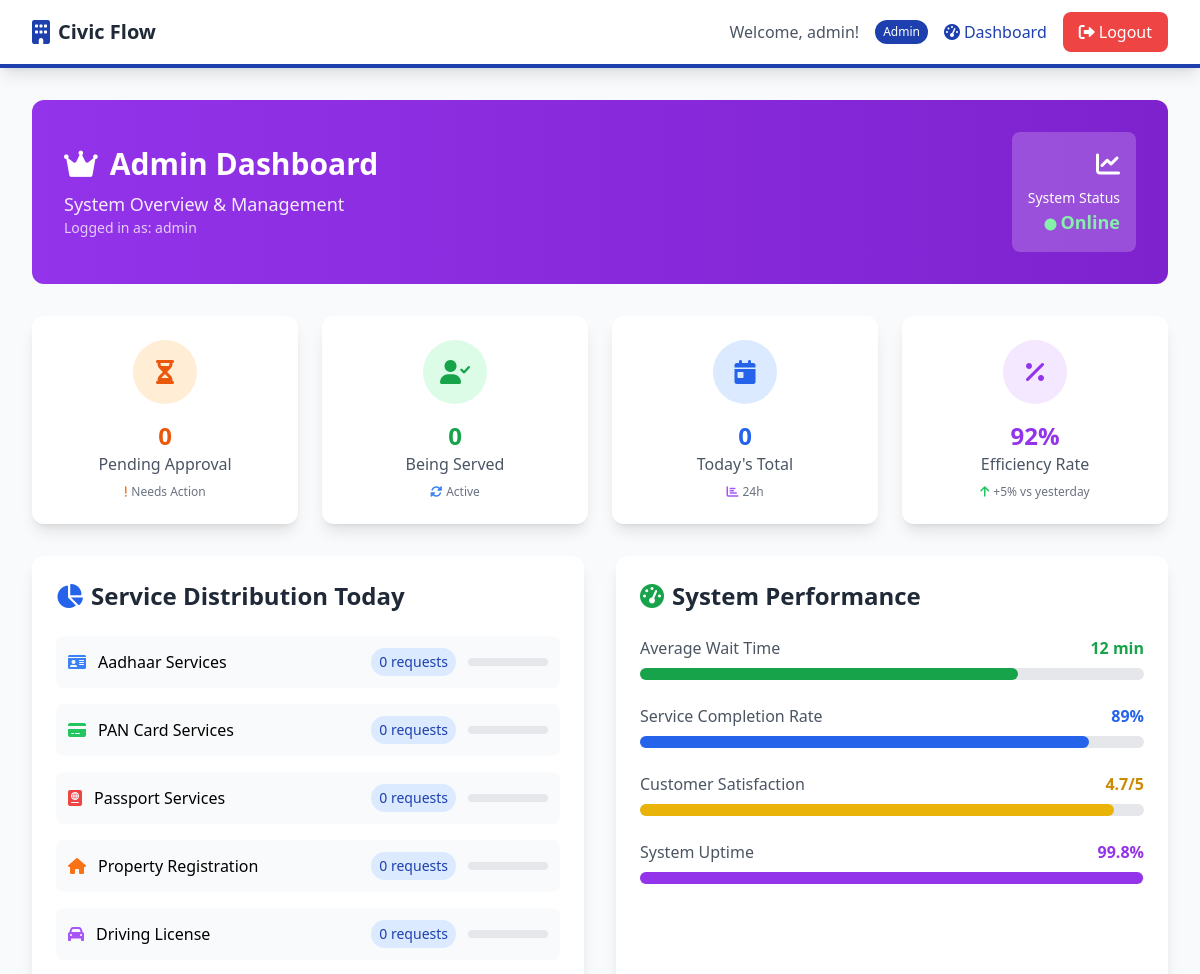
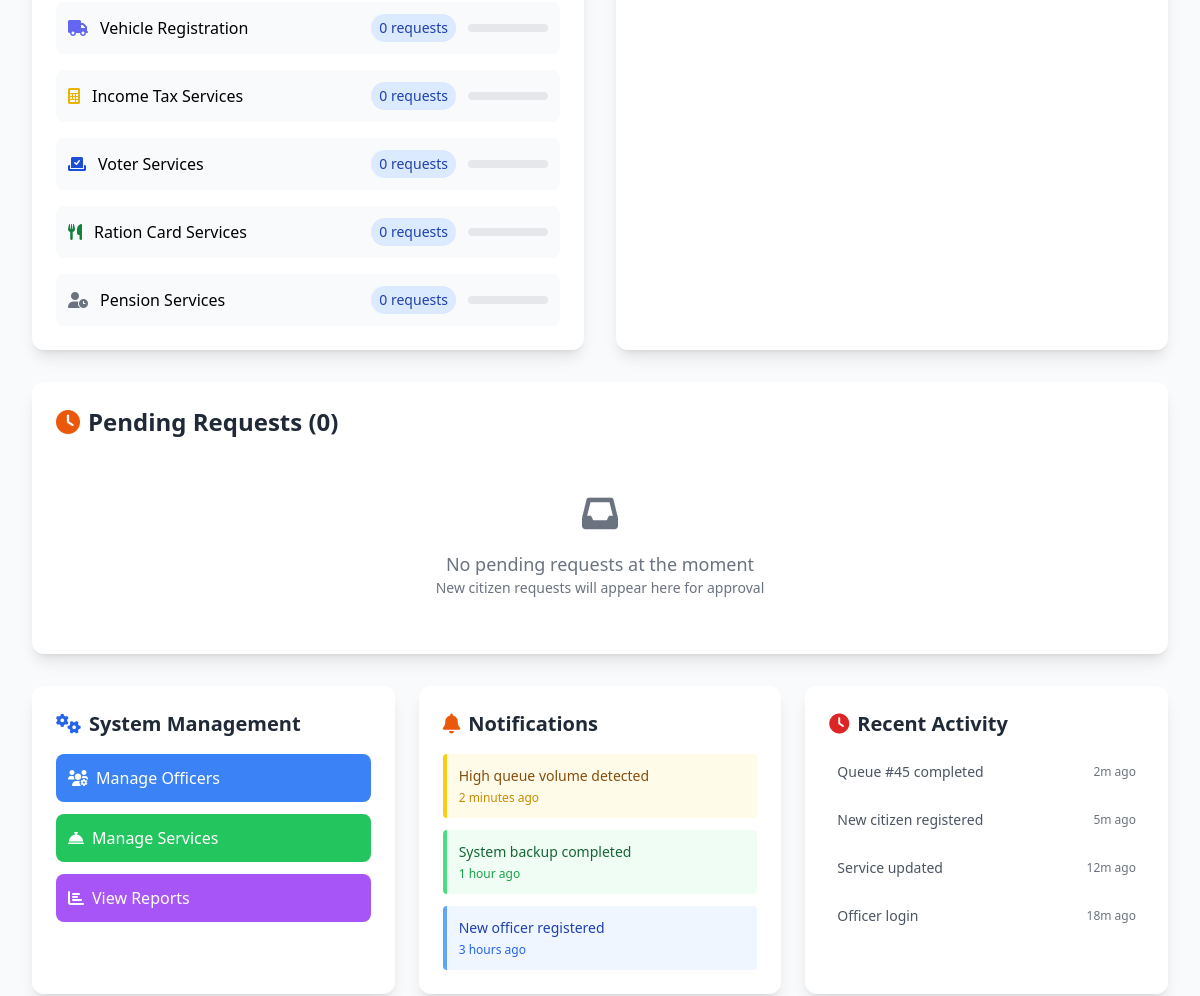
The page /dashboard (signed in, upper part) on the database as committed earlier (2 pictures, top to bottom).
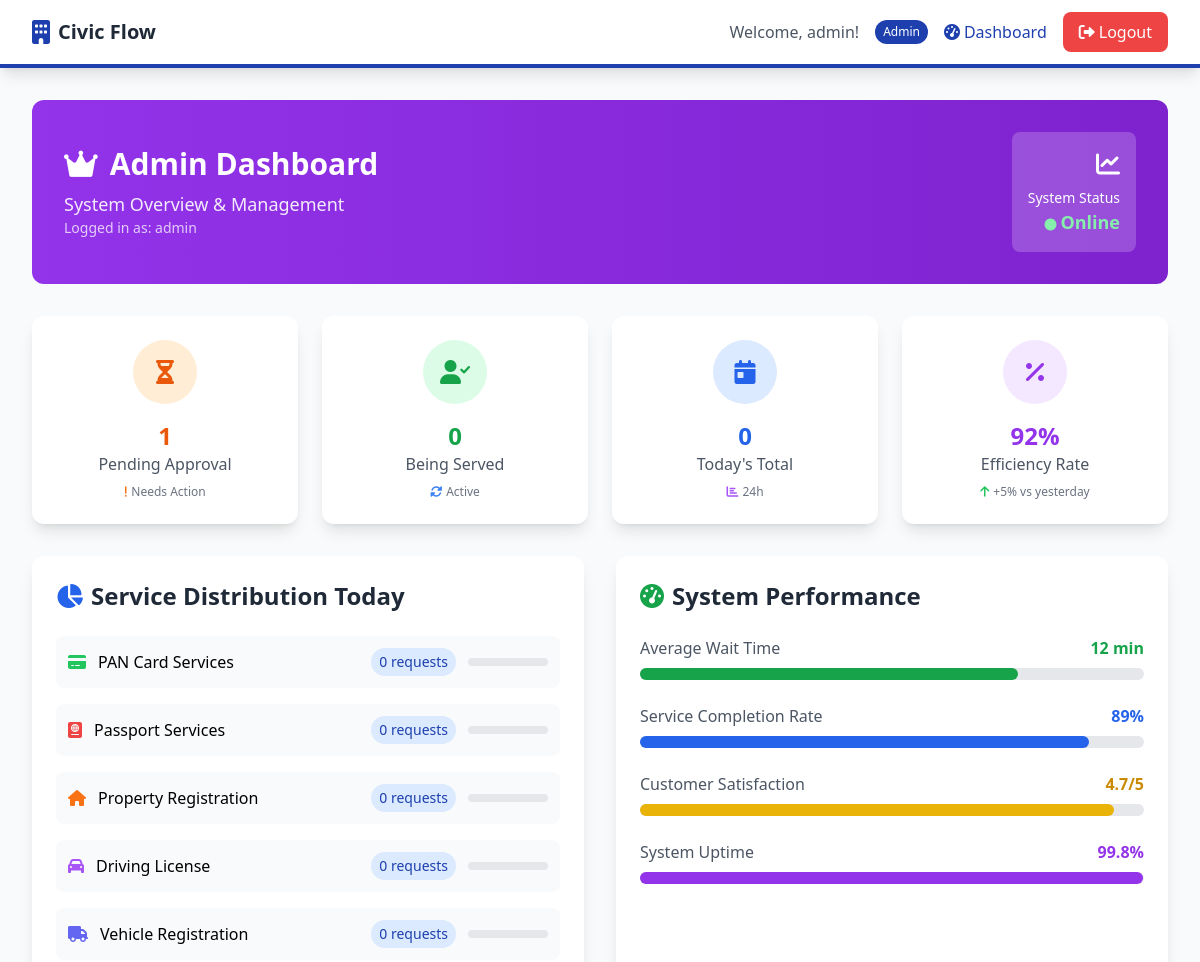
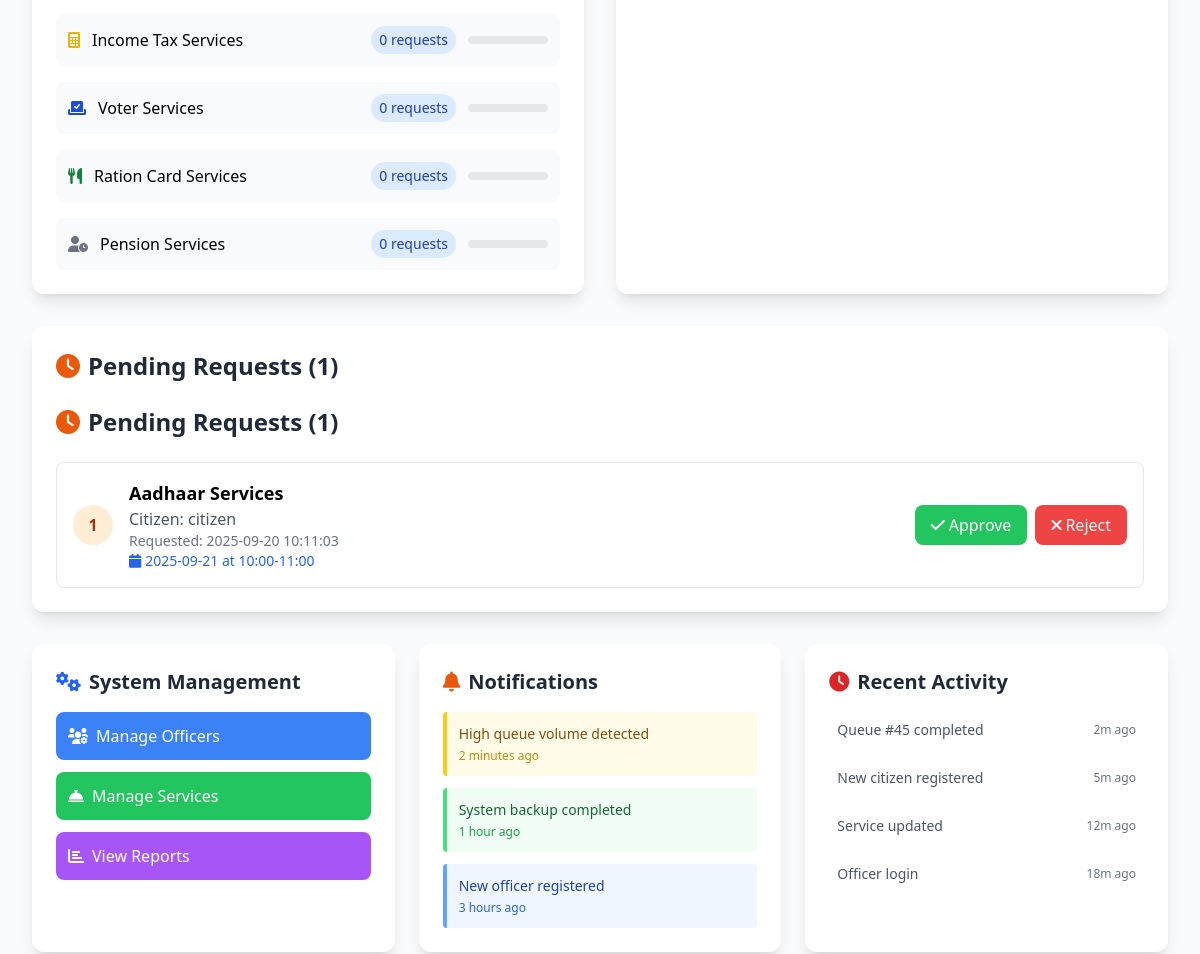
The same page on the database as committed later (2 pictures, top to bottom).
### tables this page shows
CREATE TABLE services (
        id INTEGER PRIMARY KEY AUTOINCREMENT,
        name TEXT NOT NULL,
        description TEXT,
        estimated_time INTEGER DEFAULT 15,
        is_active BOOLEAN DEFAULT 1
    );

CREATE TABLE queue (
        id INTEGER PRIMARY KEY AUTOINCREMENT,
        user_id INTEGER,
        service_id INTEGER,
        queue_number INTEGER,
        status TEXT DEFAULT 'waiting',
        priority INTEGER DEFAULT 0,
        created_at TIMESTAMP DEFAULT CURRENT_TIMESTAMP,
        served_at TIMESTAMP,
        officer_id INTEGER, preferred_date TEXT, preferred_time TEXT, validation_token TEXT,
        FOREIGN KEY (user_id) REFERENCES users (id),
        FOREIGN KEY (service_id) REFERENCES services (id),
        FOREIGN KEY (officer_id) REFERENCES users (id)
    );

CREATE TABLE users (
        id INTEGER PRIMARY KEY AUTOINCREMENT,
        username TEXT UNIQUE NOT NULL,
        email TEXT UNIQUE NOT NULL,
        password TEXT NOT NULL,
        role TEXT DEFAULT 'citizen',
        created_at TIMESTAMP DEFAULT CURRENT_TIMESTAMP
    );

### app.py (the view, shortened to what this page needs)
@app.route('/dashboard')
@login_required
def dashboard():
    conn = sqlite3.connect('civic_flow.db')
    c = conn.cursor()
    if session['role'] == 'admin':
        c.execute('SELECT COUNT(*) FROM queue WHERE status = "pending"')
        pending_count = c.fetchone()[0]
        c.execute('SELECT COUNT(*) FROM queue WHERE status = "waiting"')
        waiting_count = c.fetchone()[0]
        c.execute('SELECT COUNT(*) FROM queue WHERE status = "serving"')
        serving_count = c.fetchone()[0]
        c.execute('SELECT COUNT(*) FROM queue WHERE DATE(created_at) = DATE("now")')
        today_count = c.fetchone()[0]
        c.execute('''SELECT q.id, q.queue_number, s.name, u.username, q.created_at, q.status, q.preferred_date, q.preferred_time
                     FROM queue q
                     JOIN services s ON q.service_id = s.id
                     JOIN users u ON q.user_id = u.id
                     WHERE q.status = "pending"
                     ORDER BY q.created_at ASC''')
        pending_requests = c.fetchall()
        c.execute('''SELECT s.name, COUNT(q.id) as count
                     FROM services s LEFT JOIN queue q ON s.id = q.service_id
                     WHERE DATE(q.created_at) = DATE("now") OR q.created_at IS NULL
                     GROUP BY s.id, s.name''')
        service_stats = c.fetchall()
        conn.close()
        return render_template('admin_dashboard.html',
                             pending_count=pending_count,
                             waiting_count=waiting_count,
                             serving_count=serving_count,
                             today_count=today_count,
                             pending_requests=pending_requests,
                             service_stats=service_stats)

### app.py (called while the page is built)
def login_required(f):
    @wraps(f)
    def decorated_function(*args, **kwargs):
        if 'user_id' not in session:
            return redirect(url_for('login'))
        return f(*args, **kwargs)
    return decorated_function

### templates/admin_dashboard.html (shortened to what the changed rows need)
{% extends "base.html" %}
{% block content %}
<div class="animate-fade-in">
    <div class="bg-gradient-to-r from-purple-600 to-purple-700 text-white rounded-xl p-8 mb-8">
        <div class="flex items-center justify-between">
            <div>
                <h1 class="text-3xl font-bold mb-2">
                    <i class="fas fa-crown mr-3"></i>Admin Dashboard
                </h1>
            </div>
        </div>
    </div>
    <div class="grid md:grid-cols-4 gap-6 mb-8">
        <div class="bg-white rounded-xl shadow-lg p-6 text-center animate-slide-up transform hover:scale-105 transition-transform">
            <div class="bg-orange-100 w-16 h-16 rounded-full flex items-center justify-center mx-auto mb-4">
                <i class="fas fa-hourglass-half text-orange-600 text-2xl"></i>
            </div>
            <h3 class="text-2xl font-bold text-orange-600">{{ pending_count }}</h3>
            <p class="text-gray-600 font-medium">Pending Approval</p>
            <div class="mt-2 text-xs text-gray-500">
                <i class="fas fa-exclamation text-orange-500 mr-1"></i>Needs Action
            </div>
        </div>
    </div>
    <div class="grid lg:grid-cols-2 gap-8 mb-8">
        <div class="bg-white rounded-xl shadow-lg p-6 animate-slide-up" style="animation-delay: 0.4s">
            <h2 class="text-2xl font-bold mb-6 text-gray-800">
                <i class="fas fa-chart-pie text-blue-600 mr-2"></i>Service Distribution Today
            </h2>
            <div class="space-y-4">
                {% for service in service_stats %}
                <div class="flex items-center justify-between p-3 bg-gray-50 rounded-lg hover:bg-gray-100 transition-colors">
                    <div class="flex items-center">
                        {% if 'Aadhaar' in service[0] %}
                            <i class="fas fa-id-card text-blue-500 mr-3"></i>
                        {% elif 'PAN' in service[0] %}
                            <i class="fas fa-credit-card text-green-500 mr-3"></i>
                        {% elif 'Passport' in service[0] %}
                            <i class="fas fa-passport text-red-500 mr-3"></i>
                        {% elif 'Property' in service[0] %}
                            <i class="fas fa-home text-orange-500 mr-3"></i>
                        {% elif 'Driving' in service[0] %}
                            <i class="fas fa-car text-purple-500 mr-3"></i>
                        {% elif 'Vehicle' in service[0] %}
                            <i class="fas fa-truck text-indigo-500 mr-3"></i>
                        {% elif 'Income' in service[0] %}
                            <i class="fas fa-calculator text-yellow-500 mr-3"></i>
                        {% elif 'Voter' in service[0] %}
                            <i class="fas fa-vote-yea text-blue-700 mr-3"></i>
                        {% elif 'Ration' in service[0] %}
                            <i class="fas fa-utensils text-green-700 mr-3"></i>
                        {% elif 'Pension' in service[0] %}
                            <i class="fas fa-user-clock text-gray-500 mr-3"></i>
                        {% else %}
                            <i class="fas fa-file-alt text-gray-500 mr-3"></i>
                        {% endif %}
                        <span class="font-medium">{{ service[0] }}</span>
                    </div>
                    <div class="flex items-center space-x-3">
                        <span class="bg-blue-100 text-blue-800 px-2 py-1 rounded-full text-sm font-medium">
                            {{ service[1] }} requests
                        </span>
                        <div class="w-20 bg-gray-200 rounded-full h-2">
                        </div>
                    </div>
                </div>
                {% endfor %}
            </div>
        </div>
        <div class="bg-white rounded-xl shadow-lg p-6 animate-slide-up" style="animation-delay: 0.5s">
            <h2 class="text-2xl font-bold mb-6 text-gray-800">
                <i class="fas fa-tachometer-alt text-green-600 mr-2"></i>System Performance
            </h2>
        </div>
    </div>
    <div class="bg-white rounded-xl shadow-lg p-6 mb-8 animate-slide-up" style="animation-delay: 0.6s">
        <h2 class="text-2xl font-bold mb-6 text-gray-800">
            <i class="fas fa-clock text-orange-600 mr-2"></i>Pending Requests ({{ pending_count }})
        </h2>
        {% if pending_requests %}
        <h2 class="text-2xl font-bold mb-6 text-gray-800">
            <i class="fas fa-clock text-orange-600 mr-2"></i>Pending Requests ({{ pending_count }})
        </h2>
        <div class="space-y-4">
            {% for request in pending_requests %}
            <div class="border border-gray-200 rounded-lg p-4 hover:shadow-md transition-shadow">
                <div class="flex items-center justify-between">
                    <div class="flex items-center space-x-4">
                        <div class="bg-orange-100 text-orange-800 w-10 h-10 rounded-full flex items-center justify-center font-bold">
                            {{ loop.index }}
                        </div>
                        <div>
                            <h3 class="font-semibold text-lg">{{ request[2] }}</h3>
                            <p class="text-gray-600">Citizen: {{ request[3] }}</p>
                            <p class="text-sm text-gray-500">Requested: {{ request[4] }}</p>
                            <p class="text-sm text-blue-600 font-medium">
                                <i class="fas fa-calendar mr-1"></i>{{ request[6] }} at {{ request[7] }}
                            </p>
                        </div>
                    </div>
                    <div class="flex space-x-2">
                        <a href="{{ url_for('approve_request', queue_id=request[0]) }}"
                           class="bg-green-500 hover:bg-green-600 text-white px-4 py-2 rounded-lg transition-colors">
                            <i class="fas fa-check mr-1"></i>Approve
                        </a>
                        <button onclick="showRejectModal({{ request[0] }})"
                                class="bg-red-500 hover:bg-red-600 text-white px-4 py-2 rounded-lg transition-colors">
                            <i class="fas fa-times mr-1"></i>Reject
                        </button>
                    </div>
                </div>
            </div>
            {% endfor %}
        </div>
        {% else %}
        <div class="text-center py-8 text-gray-500">
            <i class="fas fa-inbox text-4xl mb-4"></i>
            <p class="text-lg">No pending requests at the moment</p>
            <p class="text-sm">New citizen requests will appear here for approval</p>
        </div>
        {% endif %}
    </div>
</div>
{% endblock %}

Rows that differ between the two databases and show on the page:
no longer on this page (row unchanged): services: name "Aadhaar Services", service "0"
added queue: name "Aadhaar Services", username "citizen", created_at "2025-09-20 10:11:03", preferred_date "2025-09-21", preferred_time "10:00-11:00"
Other text that changed with them:
{{ pending_count }}: "0" → "1"
{{ pending_count }}: (not shown) → "1"
text no longer shown: "No pending requests at the moment New citizen requests will appear here for approval"
text now shown: "Pending Requests ( )"
